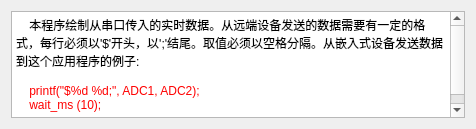
<?xml version="1.0" encoding="UTF-8"?>
<ui version="4.0">
 <class>HelpWindow</class>
 <widget class="QDialog" name="HelpWindow">
  <property name="geometry">
   <rect>
    <x>0</x>
    <y>0</y>
    <width>476</width>
    <height>129</height>
   </rect>
  </property>
  <property name="windowTitle">
   <string>Dialog</string>
  </property>
  <layout class="QGridLayout" name="gridLayout">
   <item row="0" column="0">
    <widget class="QTextEdit" name="textEdit">
     <property name="html">
      <string>&lt;!DOCTYPE HTML PUBLIC &quot;-//W3C//DTD HTML 4.0//EN&quot; &quot;http://www.w3.org/TR/REC-html40/strict.dtd&quot;&gt;
&lt;html&gt;&lt;head&gt;&lt;meta name=&quot;qrichtext&quot; content=&quot;1&quot; /&gt;&lt;style type=&quot;text/css&quot;&gt;
p, li { white-space: pre-wrap; }
&lt;/style&gt;&lt;/head&gt;&lt;body style=&quot; font-family:'SimSun'; font-size:9pt; font-weight:400; font-style:normal;&quot;&gt;
&lt;p style=&quot; margin-top:0px; margin-bottom:0px; margin-left:0px; margin-right:0px; -qt-block-indent:0; text-indent:0px;&quot;&gt;    本程序绘制从串口传入的实时数据。从远端设备发送的数据需要有一定的格式，每行必须以'$'开头，以';'结尾。取值必须以空格分隔。从嵌入式设备发送数据到这个应用程序的例子:&lt;/p&gt;
&lt;p style=&quot;-qt-paragraph-type:empty; margin-top:0px; margin-bottom:0px; margin-left:0px; margin-right:0px; -qt-block-indent:0; text-indent:0px;&quot;&gt;&lt;br /&gt;&lt;/p&gt;
&lt;p style=&quot; margin-top:0px; margin-bottom:0px; margin-left:0px; margin-right:0px; -qt-block-indent:0; text-indent:0px;&quot;&gt;&lt;span style=&quot; color:#ff0000;&quot;&gt;    printf(&amp;quot;$%d %d;&amp;quot;, ADC1, ADC2);&lt;/span&gt;&lt;/p&gt;
&lt;p style=&quot; margin-top:0px; margin-bottom:0px; margin-left:0px; margin-right:0px; -qt-block-indent:0; text-indent:0px;&quot;&gt;&lt;span style=&quot; color:#ff0000;&quot;&gt;    wait_ms (10);&lt;/span&gt;&lt;/p&gt;
&lt;p style=&quot;-qt-paragraph-type:empty; margin-top:0px; margin-bottom:0px; margin-left:0px; margin-right:0px; -qt-block-indent:0; text-indent:0px;&quot;&gt;&lt;br /&gt;&lt;/p&gt;&lt;/body&gt;&lt;/html&gt;</string>
     </property>
    </widget>
   </item>
  </layout>
 </widget>
 <resources/>
 <connections/>
</ui>
